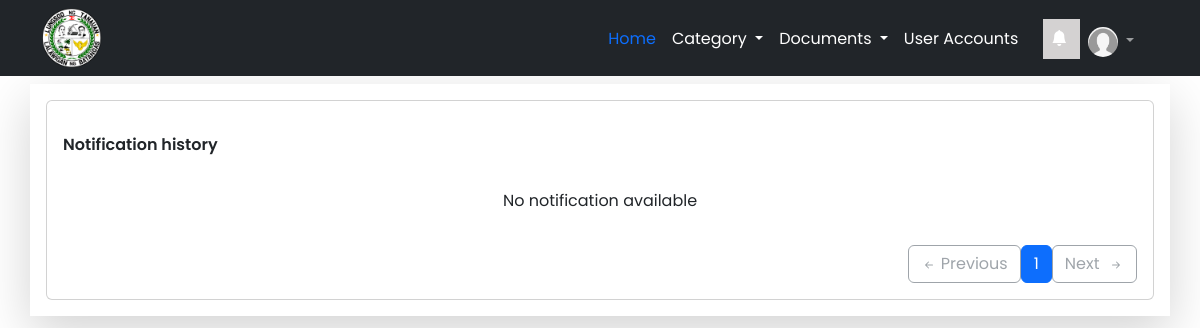
The page /activity/history (signed in) on the database as committed earlier.
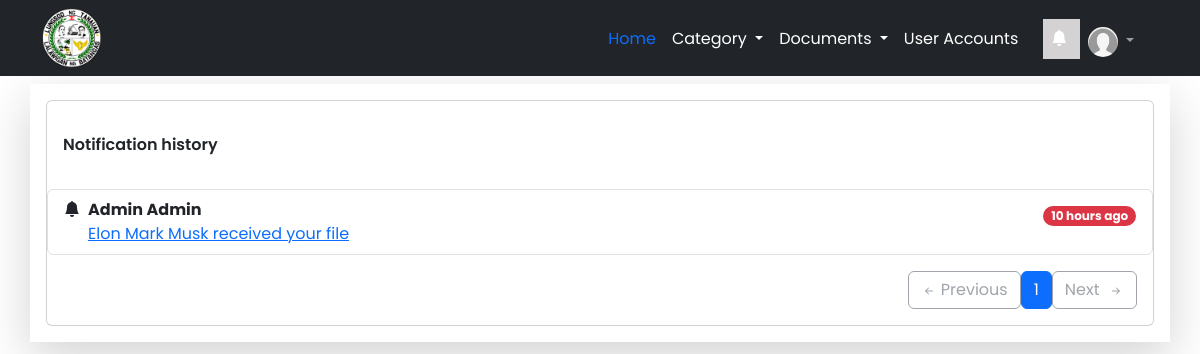
The same page on the database as committed later.
### apps/models.py (models this page shows, shortened)
class Notifications(models.Model):
    id = models.UUIDField(primary_key=True, default=uuid.uuid4, editable=False)
    created_at = models.DateTimeField(auto_now_add=True)
    user = models.ForeignKey(User, blank=True, null=True, on_delete=models.SET_NULL)
    created_by = models.ForeignKey(User, blank=True, null=True, on_delete=models.SET_NULL, related_name="created_by_user")
    message = models.CharField(max_length=255)
    is_read = models.BooleanField(default=False)
    link = models.CharField(max_length=255)

class User(AbstractUser):
    USERNAME_FIELD = 'employee_no'# changes email to unique and blank to false
    REQUIRED_FIELDS = []  # removes email from REQUIRED_FIELDS
    username = models.CharField(max_length=255, null=True, blank=True)
    employee_no = models.CharField(max_length=255, unique=True)
    profile_picture = models.ImageField(upload_to="profile_picture", default='default.png')
    middle_name = models.CharField(max_length=255, blank=True)
    address = models.CharField(max_length=255)
    birthday = models.DateField(auto_now_add=False, null=True, blank=True)
    contact = models.CharField(max_length=13)
    sex = models.CharField(max_length=255)
    is_employee = models.BooleanField(default=False)
    is_admin = models.BooleanField(default=False)
    objects = CustomUserManager()
    department = models.OneToOneField("Department", on_delete=models.SET_NULL, null=True)
    class Meta:
        verbose_name = 'User'
        verbose_name_plural = 'Users'
    def __str__(self):
        return self.first_name + " " + self.last_name

### apps/views.py (the view)
# urls.py: path('activity/history', history, name="activity_history"),
@login_required(login_url='/login')
def history(request):
    template_name = 'notification/notification_list.html'
    history = Notifications.objects.filter(user=request.user).order_by('-created_at')
    paginator = Paginator(history, 10)
    page_number = request.GET.get('page')
    history = paginator.get_page(page_number)
    context = {
        "history": history,
        "history_state": "background-color: rgba(212, 210, 210, 1);  color: #fff;",
    }
    return render(request, template_name, context)

### apps/templates/notification/notification_list.html (shortened to what the changed rows need)
{% extends 'base.html' %}
{% load humanize %}
{% block content %}
<div class="container-sm shadow-lg p-3 mt-2">
    <div class="card">
        <div>
            <ol class="list-group">
                {% for list in history %}
                <li class="list-group-item d-flex justify-content-between align-items-start">
                    <i class="bi bi-bell-fill"></i>
                    <div class="ms-2 me-auto">
                        <div class="fw-bold">{{list.user}}
                        </div>
                        <a href="{{list.link}}">{{list.message}}</a>
                    </div>
                    <span class="badge bg-danger rounded-pill mt-2">{{ list.created_at|naturaltime }}</span>
                </li>
                {% empty %}
                <div class="text-center">
                    <p>No notification available</p>
                </div>
                {% endfor %}
            </ol>
        </div>
        <div class="d-flex flex-column-reverse flex-sm-row justify-content-sm-end align-items-center m-3">
            <div class="d-inline-flex">
                {% if history.has_previous %}
                <a href="?page={{ history.previous_page_number }}" class="btn btn-outline-secondary rounded-start">
                    <svg xmlns="http://www.w3.org/2000/svg" width="16" height="16" fill="currentColor"
                        class="bi bi-arrow-left-short" viewBox="0 0 16 16">
                        <path fill-rule="evenodd"
                            d="M12 8a.5.5 0 0 1-.5.5H5.707l2.147 2.146a.5.5 0 0 1-.708.708l-3-3a.5.5 0 0 1 0-.708l3-3a.5.5 0 1 1 .708.708L5.707 7.5H11.5a.5.5 0 0 1 .5.5z">
                        </path>
                    </svg>&nbsp;Previous
                </a>
                {% else %}
                <button type="button" disabled class="btn btn-outline-secondary rounded-start disabled">
                    <svg xmlns="http://www.w3.org/2000/svg" width="16" height="16" fill="currentColor"
                        class="bi bi-arrow-left-short" viewBox="0 0 16 16">
                        <path fill-rule="evenodd"
                            d="M12 8a.5.5 0 0 1-.5.5H5.707l2.147 2.146a.5.5 0 0 1-.708.708l-3-3a.5.5 0 0 1 0-.708l3-3a.5.5 0 1 1 .708.708L5.707 7.5H11.5a.5.5 0 0 1 .5.5z">
                        </path>
                    </svg>&nbsp;Previous
                </button>
                {% endif %}
                {% for num in history.paginator.page_range %}
                {% if history.number == num %}
                <button type="button" class="btn btn-primary">
                    {{ num }}
                </button>
                {% elif num > history.number|add:-3 and num < history.number|add:3 %} <a href="?page={{ num }}"
                    class="btn btn-outline-secondary">
                    {{ num }}
                    </a>
                    {% endif %}
                    {% endfor %}
                    {% if history.has_next %}
                    <a href="?page={{ history.next_page_number }}" class="btn btn-outline-secondary rounded-end">
                        Next&nbsp;
                        <svg xmlns="http://www.w3.org/2000/svg" width="16" height="16" fill="currentColor"
                            class="bi bi-arrow-right-short" viewBox="0 0 16 16">
                            <path fill-rule="evenodd"
                                d="M4 8a.5.5 0 0 1 .5-.5h5.793L8.146 5.354a.5.5 0 1 1 .708-.708l3 3a.5.5 0 0 1 0 .708l-3 3a.5.5 0 0 1-.708-.708L10.293 8.5H4.5A.5.5 0 0 1 4 8z">
                            </path>
                        </svg>
                    </a>
                    {% else %}
                    <button type="button" disabled class="btn btn-outline-secondary rounded-end disabled">
                        Next&nbsp;
                        <svg xmlns="http://www.w3.org/2000/svg" width="16" height="16" fill="currentColor"
                            class="bi bi-arrow-right-short" viewBox="0 0 16 16">
                            <path fill-rule="evenodd"
                                d="M4 8a.5.5 0 0 1 .5-.5h5.793L8.146 5.354a.5.5 0 1 1 .708-.708l3 3a.5.5 0 0 1 0 .708l-3 3a.5.5 0 0 1-.708-.708L10.293 8.5H4.5A.5.5 0 0 1 4 8z">
                            </path>
                        </svg>
                    </button>
                    {% endif %}
            </div>
        </div>
    </div>
</div>
{% endblock %}

Rows that differ between the two databases and show on the page:
added Notifications: user "Admin Admin", message "Elon Mark Musk received your file", created_at "10 hours ago"
Other text that changed with them:
text no longer shown: "No notification available"
